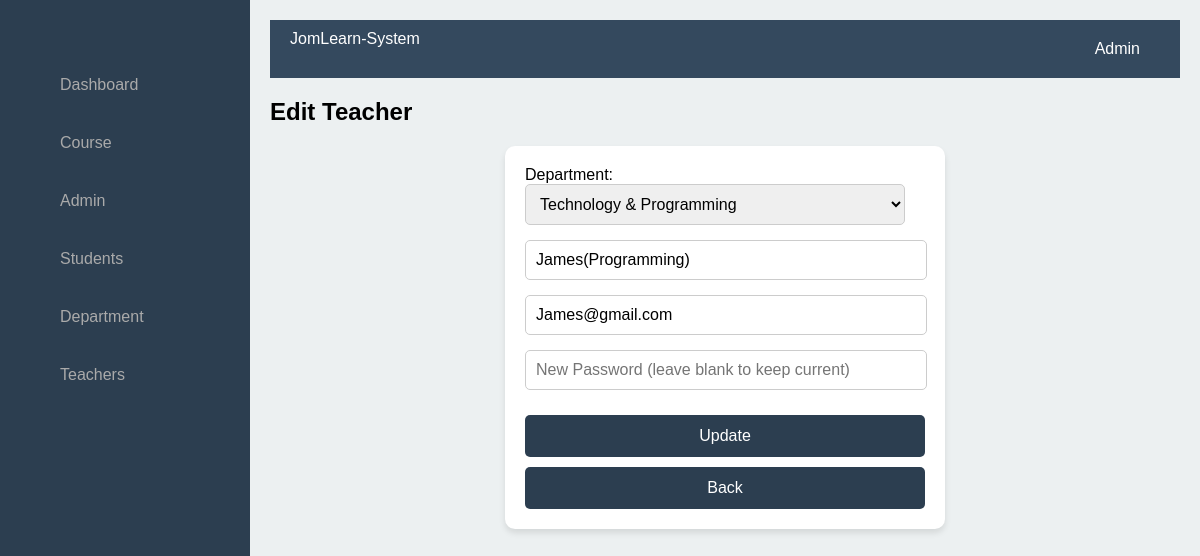
Page /edit_teacher.php?id=9 on the committed database.
### tables this page shows
CREATE TABLE `teachers` (
  `id` int(11) NOT NULL,
  `department` varchar(255) NOT NULL,
  `name` varchar(255) NOT NULL,
  `email` varchar(255) NOT NULL,
  `password` varchar(255) NOT NULL,
  `created_at` timestamp NOT NULL DEFAULT current_timestamp()
);

CREATE TABLE `department` (
  `id` int(11) NOT NULL,
  `department_name` varchar(255) NOT NULL,
  `person_incharge` varchar(255) NOT NULL,
  `created_at` timestamp NOT NULL DEFAULT current_timestamp()
);

### edit_teacher.php (the view, shortened to what this page needs)
<?php
$servername = "localhost";
$username = "root";
$password = "";
$dbname = "assignment3";
$conn = new mysqli($servername, $username, $password, $dbname);
$query = "SELECT id, department_name FROM department";
$departments = mysqli_query($conn, $query);
$teacher_id = isset($_GET['id']) ? intval($_GET['id']) : 0;
$sql = "SELECT name, email, department, password FROM teachers WHERE id = ?";
$stmt = $conn->prepare($sql);
$stmt->bind_param("i", $teacher_id);
$stmt->execute();
$result = $stmt->get_result();
$teacher = $result->fetch_assoc();
?>
<!DOCTYPE html>
<html lang="en">
<head>
</head>
<body>
<?php include 'bar_admin.php'; ?>
    <h2>Edit Teacher</h2>
    <div class="main-container">
        <div class="form-container">
            <form method="post">
                <label for="department">Department:</label>
                <select id="department" name="department" required>
                    <?php while ($row = mysqli_fetch_assoc($departments)) { ?>
                        <option value="<?php echo $row['department_name']; ?>" <?php echo ($teacher['department'] == $row['department_name']) ? 'selected' : ''; ?>>
                            <?php echo $row['department_name']; ?>
                        </option>
                    <?php } ?>
                </select>
                <input type="text" id="name" name="name" placeholder="Fullname" value="<?= htmlspecialchars($teacher['name']) ?>" required>
                <input type="email" id="email" name="email" placeholder="Email Address" value="<?= htmlspecialchars($teacher['email']) ?>" required>
                <input type="password" id="password" name="password" placeholder="New Password (leave blank to keep current)">
                <input type="submit" value="Update">
                <input type="button" value="Back" onclick="location.href='teachers.php'">
            </form>
        </div>
    </div>
</body>
</html>

### edit_teacher.php (style rules this page uses)
.main-container { flex: 1; display: flex; justify-content: center; align-items: center; }
.form-container { background-color: white; padding: 20px; border-radius: 10px; box-shadow: 0px 4px 6px rgba(0, 0, 0, 0.1); max-width: 400px; width: 100%; color: black; }
input[type="text"], input[type="email"], select, input[type="password"] { width: 95%; padding: 10px; margin-bottom: 15px; border: 1px solid #ccc; border-radius: 5px; font-size: 16px; color: black; }
input[type="submit"], input[type="button"] { width: 100%; padding: 12px; background-color: #2c3e50; color: white; border: none; border-radius: 5px; font-size: 16px; cursor: pointer; margin-top: 10px; }

### bar_admin.php (style rules this page uses)
body { font-family: Arial, sans-serif; margin: 0; padding: 0; display: flex; height: 100vh; }

### rows in the picture
teachers: department "Technology & Programming", name "James(Programming)", email "James@gmail.com"
